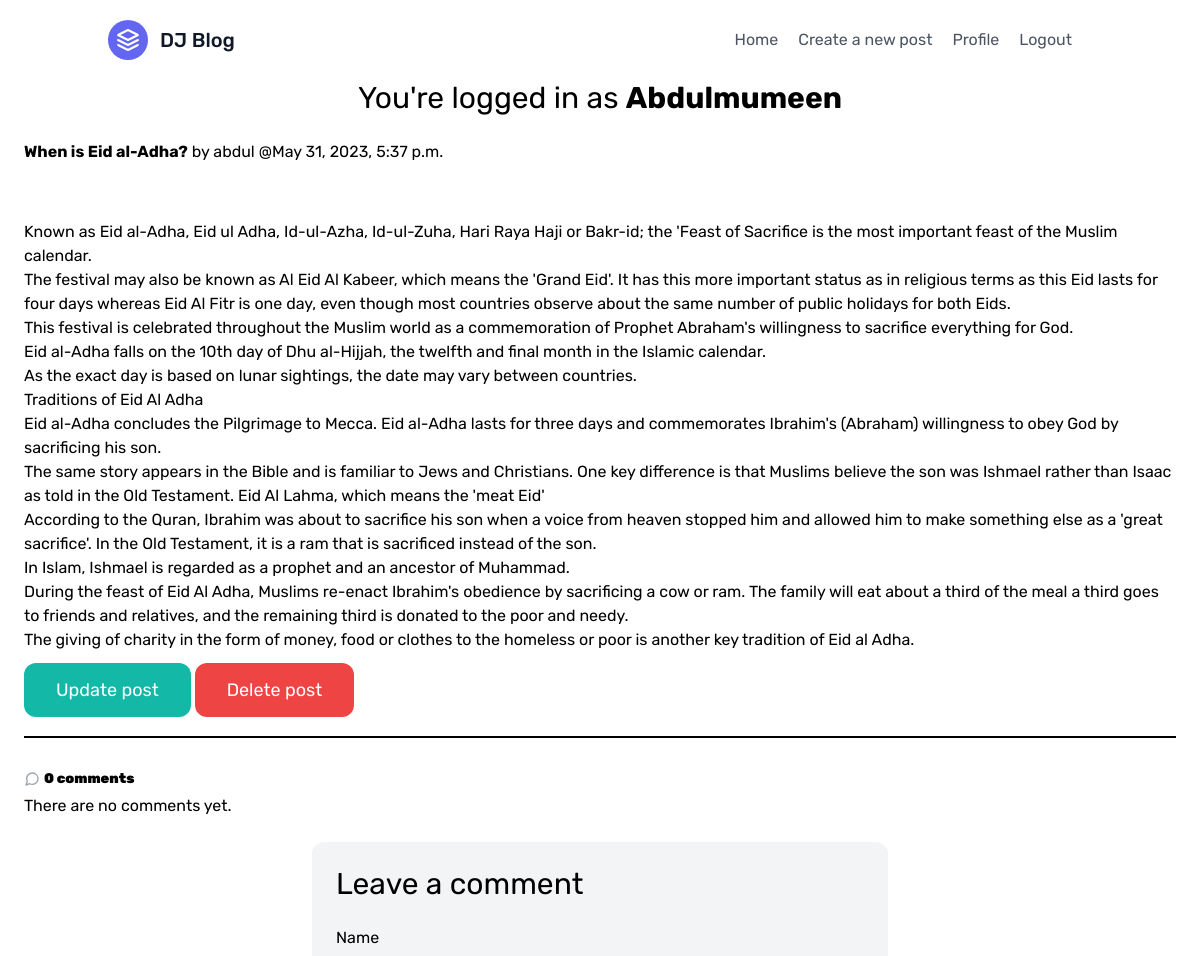
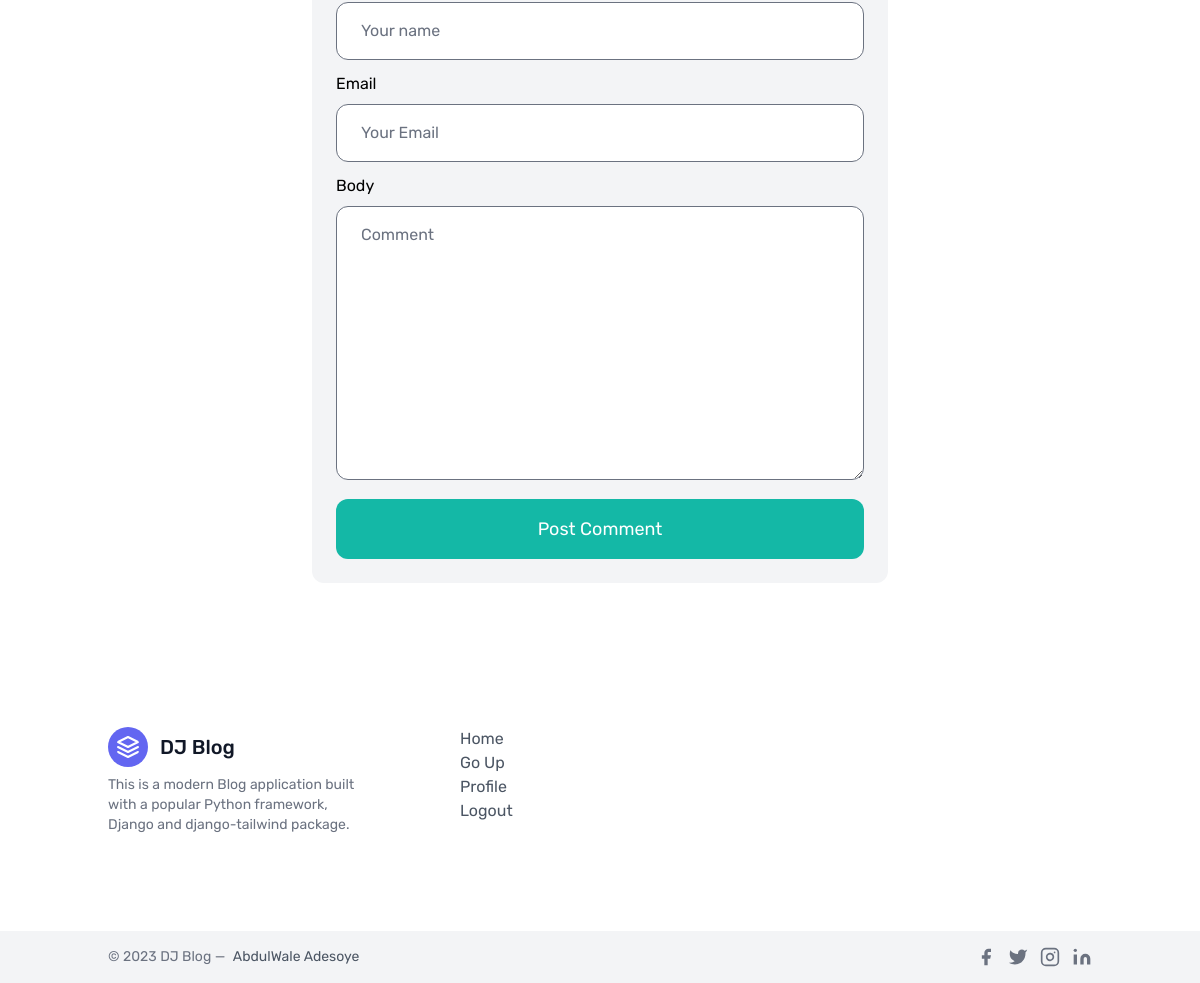
Page /blog/post/when-is-eid-al-adha/ (signed in) on the committed database (2 pictures, top to bottom).
### blog_app/models.py (models this page shows, shortened)
class User(AbstractUser):
    name = models.CharField(max_length=100, null=True)
    email = models.EmailField(unique=True, null=True)
    bio = models.TextField(null=True, blank=True)
    profile_picture = ProcessedImageField(default='default.jpeg', blank=True, upload_to='images', processors=[ResizeToFill(100, 100)], format='JPEG', options={'quality': 60})
    USERNAME_FIELD = 'username'
    REQUIRED_FIELDS = ['email']

class Post(models.Model):
    title = models.CharField(max_length=255)
    body = models.TextField()
    created_at = models.DateTimeField(auto_now_add=True)
    author = models.ForeignKey(User, on_delete=models.CASCADE)
    updated_at = models.DateTimeField(auto_now=True)
    slug = models.SlugField(blank=True, default='')
    tags = models.ManyToManyField('Tag')
    image_thumbnail = ProcessedImageField(default='', blank=True, upload_to='images', processors=[ResizeToFill(350, 200)], format='JPEG', options={'quality': 60})
    def __str__(self):
        return self.title
    class Meta:
        ordering = ['-created_at']

### blog_app/views.py (the view, shortened to what this page needs)
# urls.py: path('post/<slug:slug>/', detailPage, name="detail"),
@login_required
def detailPage(request, slug):
    comment_form = CommentForm()
    post = get_object_or_404(Post, slug=slug)
    comments = post.comments.filter(active=True)
    new_comment = None
    return render(request, 'blog_app/detail-page.html', {'post': post, 'comments':comments, 'new_comment':new_comment, 'comment_form':comment_form,})

### blog_app/forms.py
class CommentForm(ModelForm):
    name = forms.CharField(max_length=256, widget=forms.TextInput(attrs={'placeholder': 'Your name', 'class': 'w-full py-4 px-6 rounded-xl'}))
    body = forms.CharField(widget=forms.Textarea(attrs={'placeholder': 'Comment', 'class': 'w-full py-4 px-6 rounded-xl'}))
    email = forms.CharField(max_length=256, widget=forms.EmailInput(attrs={'placeholder': 'Your Email', 'class': 'w-full py-4 px-6 rounded-xl'}))
    class Meta:
        model = Comment
        fields = ['name', 'email', 'body',]

### blog_app/templates/blog_app/detail-page.html (shortened to what this page needs)
{% extends 'blog_app/base.html' %}
{% block content %}
<div class="mb-8">
  <h2 class="mb-4">
    <strong>{{post}}</strong> by {{post.author}} @{{post.updated_at}}
  </h2>
  <br />
  <p class="mb-4">{{post.body|linebreaks|urlize}}</p>
  <br />
  <a
    class="py-4 px-8 rounded-xl text-white text-lg bg-teal-500 hover:bg-teal-700"
    href="{% url 'blog:update' post.slug %}"
    >Update post</a
  >
  <a
    class="py-4 px-8 rounded-xl text-white text-lg bg-red-500 hover:bg-red-700"
    href="{% url 'blog:delete' post.slug %}"
    >Delete post</a
  >
</div>
<div class="border-b-2 mb-8 border-solid border-black"></div>
{% with comments.count as total_comments %}
<span class="text-gray-400 inline-flex items-center leading-none text-sm">
  <h2 class="text-black font-black">
    {{ total_comments }} comment{{ total_comments|pluralize }}
  </h2>
</span>
{% endwith %}
{% for comment in comments %}
<p>{{ comment.name }} on <span>{{comment.created_at}}</span></p>
<p>{{ comment.body }}</p>
<hr class="mb-4" />
{% empty %}
<p>There are no comments yet.</p>
{% endfor %} {% if new_comment %} {% else %}
<div class="md:w-1/2 w-full my-6 mx-auto p-6 bg-gray-100 rounded-xl">
  <h1 class="mb-6 text-3xl">Leave a comment</h1>
  <form action="" method="post">
    <div class="mb-3">
      <label class="inline-block mb-2">Name</label><br />
      {{comment_form.name}}
    </div>
    <div class="mb-3">
      <label class="inline-block mb-2">Email</label><br />
      {{comment_form.email}}
    </div>
    <div class="mb-3">
      <label class="inline-block mb-2">Body</label><br />
      {{comment_form.body}}
    </div>
    <button
      class="py-4 px-8 w-full rounded-xl text-white text-lg bg-teal-500 hover:bg-teal-700"
    >
      Post Comment
    </button>
  </form>
</div>
{% endif %} {% endblock %}

### blog_app/templates/blog_app/base.html (shortened to what this page needs)
{% load static tailwind_tags %}
<!DOCTYPE html>
<html lang="en" class="scroll-smooth">
  <head>
    {% tailwind_css %}
  </head>
  <body class="font-['Rubik']">
    {% include 'blog_app/navbar.html' %} {%if user.is_authenticated%}
    <p class="text-center text-3xl">
      You're logged in as <strong>{{request.user.username}}</strong>
    </p>
    {%endif%}
    <div class="max-w-7xl p-6 px-6 mx-auto">
      {% block content %}{% endblock %}
    </div>
    {% include 'blog_app/footer.html' %}
  </body>
</html>

### rows in the picture
User: user.username "Abdulmumeen"
Post: title "When is Eid al-Adha?", author "abdul", updated_at "May 31, 2023, 5:37 p.m.", body "Known as Eid al-Adha, Eid ul Adha, Id-ul-Azha, Id-ul-Zuha, Hari Raya Haji or Bakr-id; the 'Feast of Sacrifice is the most important feast of the Muslim calendar. The festival may also be known as Al Eid Al Kabeer, which means the 'Grand Eid'. It has this more important status as in religious terms as this Eid lasts for four days whereas Eid Al Fitr is one day, even though most countries observe about the same number of public holidays for both Eids. This festival is celebrated throughout the Muslim world as a commemoration of Prophet Abraham's willingness to sacrifice everything for God. Eid al-Adha falls on the 10th day of Dhu al-Hijjah, the twelfth and final month in the Islamic calendar.…"

### other values in the picture
{{ total_comments }} "0"
